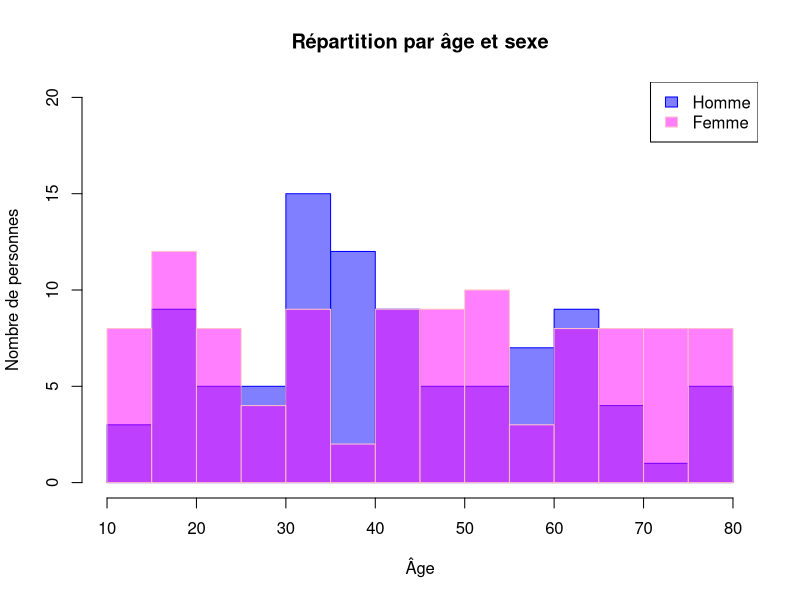
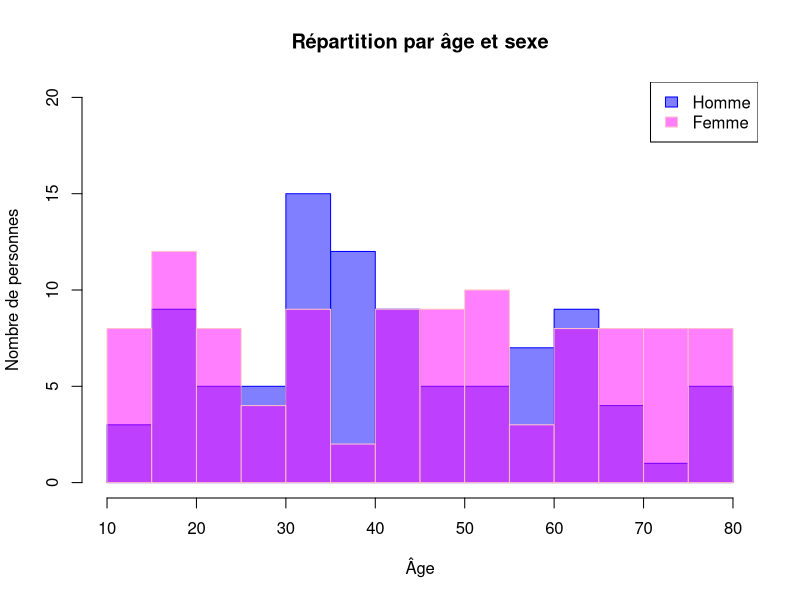

Write R code to recreate these figures, in order.

set.seed(123)  
data <- data.frame(
  Age = sample(10:80, 200, replace = TRUE),
  Sexe = sample(c("Homme", "Femme"), 200, replace = TRUE)
)

data_homme <- data[data$Sexe == "Homme", ]
data_femme <- data[data$Sexe == "Femme", ]


hist(data_homme$Age, breaks = seq(10, 80, by = 5), col = rgb(0, 0, 1, 0.5), 
     xlab = "Âge", ylab = "Nombre de personnes", main = "Répartition par âge et sexe",
     xlim = c(10, 80), ylim = c(0, 20), border = "blue")

hist(data_femme$Age, breaks = seq(10, 80, by = 5), col = rgb(1, 0, 1, 0.5), 
     add = TRUE, border = "pink")


legend("topright", legend = c("Homme", "Femme"), fill = c(rgb(0, 0, 1, 0.5), rgb(1, 0, 1, 0.5)),
       border = c("blue", "pink"))


png("demographic_distribution.png")
hist(data_homme$Age, breaks = seq(10, 80, by = 5), col = rgb(0, 0, 1, 0.5), 
     xlab = "Âge", ylab = "Nombre de personnes", main = "Répartition par âge et sexe",
     xlim = c(10, 80), ylim = c(0, 20), border = "blue")
hist(data_femme$Age, breaks = seq(10, 80, by = 5), col = rgb(1, 0, 1, 0.5), 
     add = TRUE, border = "pink")
legend("topright", legend = c("Homme", "Femme"), fill = c(rgb(0, 0, 1, 0.5), rgb(1, 0, 1, 0.5)),
       border = c("blue", "pink"))
dev.off()

